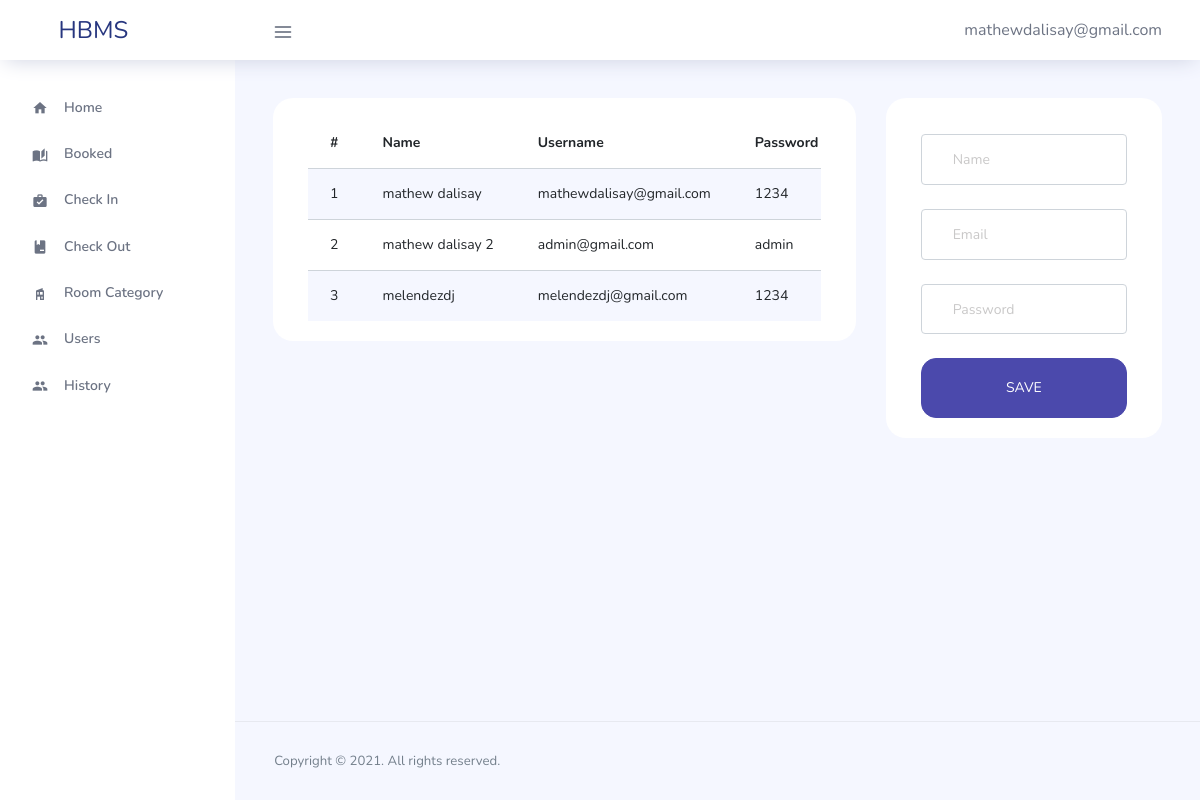
The page /admin/users.php (signed in) on the database its author committed.
### tables this page shows
CREATE TABLE `users` (
  `id` int(11) NOT NULL,
  `name` varchar(255) NOT NULL,
  `email` varchar(255) NOT NULL,
  `password` varchar(50) NOT NULL,
  `date_created` date NOT NULL
);

### admin/users.php (the view, shortened to what this page needs)
<?php
include('../connection.php');
?>
<!DOCTYPE html>
<html lang="en">
<head>
  <link rel="stylesheet" href="../src/plugins/template/vendors/feather/feather.css">
  <link rel="stylesheet" href="../src/plugins/template/vendors/ti-icons/css/themify-icons.css">
  <link rel="stylesheet" href="../src/plugins/template/vendors/css/vendor.bundle.base.css">
  <link rel="stylesheet" href="../src/plugins/template/vendors/datatables.net-bs4/dataTables.bootstrap4.css">
  <link rel="stylesheet" href="../src/plugins/template/vendors/ti-icons/css/themify-icons.css">
  <link rel="stylesheet" href="../src/plugins/template/vendors/mdi/css/materialdesignicons.min.css">
  <link rel="stylesheet" type="text/css" href="../src/plugins/template/js/select.dataTables.min.css">
  <link rel="stylesheet" href="../src/plugins/template/css/vertical-layout-light/style.css">
</head>
<body>
  <div class="container-scroller">
    <nav class="navbar col-lg-12 col-12 p-0 fixed-top d-flex flex-row">
      <div class="text-center navbar-brand-wrapper d-flex align-items-center justify-content-center">
        <a class="navbar-brand brand-logo mr-5" href="home.php">HBMS</a>
      </div>
      <div class="navbar-menu-wrapper d-flex align-items-center justify-content-end">
        <button class="navbar-toggler navbar-toggler align-self-center" type="button" data-toggle="minimize">
          <span class="icon-menu"></span>
        </button>
        <ul class="navbar-nav navbar-nav-right">
          <li class="nav-item nav-profile dropdown">
            <a class="nav-link dropdown-toggle" href="#" data-toggle="dropdown" id="profileDropdown">
              <?php echo $_SESSION['email'];?>
            </a>
          </li>
        </ul>
      </div>
    </nav>
    <div class="container-fluid page-body-wrapper">
      <nav class="sidebar sidebar-offcanvas" id="sidebar">
        <ul class="nav">
          <li class="nav-item">
            <a class="nav-link" href="home.php">
              <i class="mdi mdi-home menu-icon"></i>
              <span class="menu-title">Home</span>
            </a>
          </li>
          <li class="nav-item">
            <a class="nav-link" href="booked.php">
              <i class="mdi mdi-book-open-page-variant menu-icon"></i>
              <span class="menu-title">Booked</span>
            </a>
          </li>
          <li class="nav-item">
            <a class="nav-link" href="check-in.php">
              <i class="mdi mdi-briefcase-check menu-icon"></i>
              <span class="menu-title">Check In</span>
            </a>
          </li>
          <li class="nav-item">
            <a class="nav-link" href="check-out.php">
              <i class="mdi mdi-book-minus menu-icon"></i>
              <span class="menu-title">Check Out</span>
            </a>
          </li>
          <li class="nav-item">
            <a class="nav-link" href="rooms.php">
              <i class="mdi mdi-home-modern menu-icon"></i>
              <span class="menu-title">Room Category</span>
            </a>
          </li>
          <li class="nav-item">
            <a class="nav-link" href="users.php">
              <i class="mdi mdi-account-multiple menu-icon"></i>
              <span class="menu-title">Users</span>
            </a>
          </li>
          <li class="nav-item">
            <a class="nav-link" href="history.php">
              <i class="mdi mdi-account-multiple menu-icon"></i>
              <span class="menu-title">History</span>
            </a>
          </li>
        </ul>
      </nav>
      <div class="main-panel">
        <div class="content-wrapper">
          <div class="row">
            <div class="col-md-8 grid-margin streach-card">
                <div class="card position-relative">
                    <div class="card-body">
                        <div class="col-md-12">
                            <div class="table-responsive">
                                <table class="table table-striped">
                                    <thead>
                                        <th>#</th>
                                        <th>Name</th>
                                        <th>Username</th>
                                        <th>Password</th>
                                    </thead>
                                    <tbody>
                                        <?php
                                        $sql = "SELECT * FROM users";
                                        $run = mysqli_query($conn,$sql);
                                        if(mysqli_num_rows($run) > 0){
                                            $count = 0;
                                            foreach($run as $row){
                                                $count++;
                                                ?>
                                                    <tr>
                                                        <td><?php echo $count?></td>
                                                        <td><?php echo $row['name']?></td>
                                                        <td><?php echo $row['email']?></td>
                                                        <td><?php echo $row['password']?></td>
                                                    </tr>
                                                <?php
                                            }
                                        }
                                        ?>
                                    </tbody>
                                </table>
                            </div>
                        </div>
                    </div>
                </div>
            </div>
            <div class="col-md-4 grid-margin streach-card">
                <div class="card position-relative">
                    <div class="card-body">
                        <div class="col-md-12">
                            <form class="pt-3" action="" method="POST">
                                <div class="form-group">
                                    <input type="text" class="form-control form-control-lg" name="name" id="exampleInputEmail1" placeholder="Name">
                                </div>
                                <div class="form-group">
                                    <input type="text" class="form-control form-control-lg" name="email" id="exampleInputEmail1" placeholder="Email">
                                </div>
                                <div class="form-group">
                                    <input type="password" class="form-control form-control-lg" name="password" id="exampleInputPassword1" placeholder="Password">
                                </div>
                                <div class="mt-3">
                                    <input type="submit" class="btn btn-block btn-primary btn-lg font-weight-medium auth-form-btn" name="add_user" value="SAVE">
                                </div>
                            </form>
                        </div>
                    </div>
                </div>
            </div>
          </div>
        </div>
        <footer class="footer">
          <div class="d-sm-flex justify-content-center justify-content-sm-between">
            <span class="text-muted text-center text-sm-left d-block d-sm-inline-block">Copyright © 2021. All rights reserved.</span>
          </div>
        </footer>
      </div>
    </div>
  </div>
</body>
</html>

### rows shown on the page
users: name "mathew dalisay", email "mathewdalisay@gmail.com", password "1234"
users: name "mathew dalisay 2", email "admin@gmail.com", password "admin"
users: name "melendezdj", email "melendezdj@gmail.com", password "1234"

### other values the page prints
$_SESSION['email'] "mathewdalisay@gmail.com"
